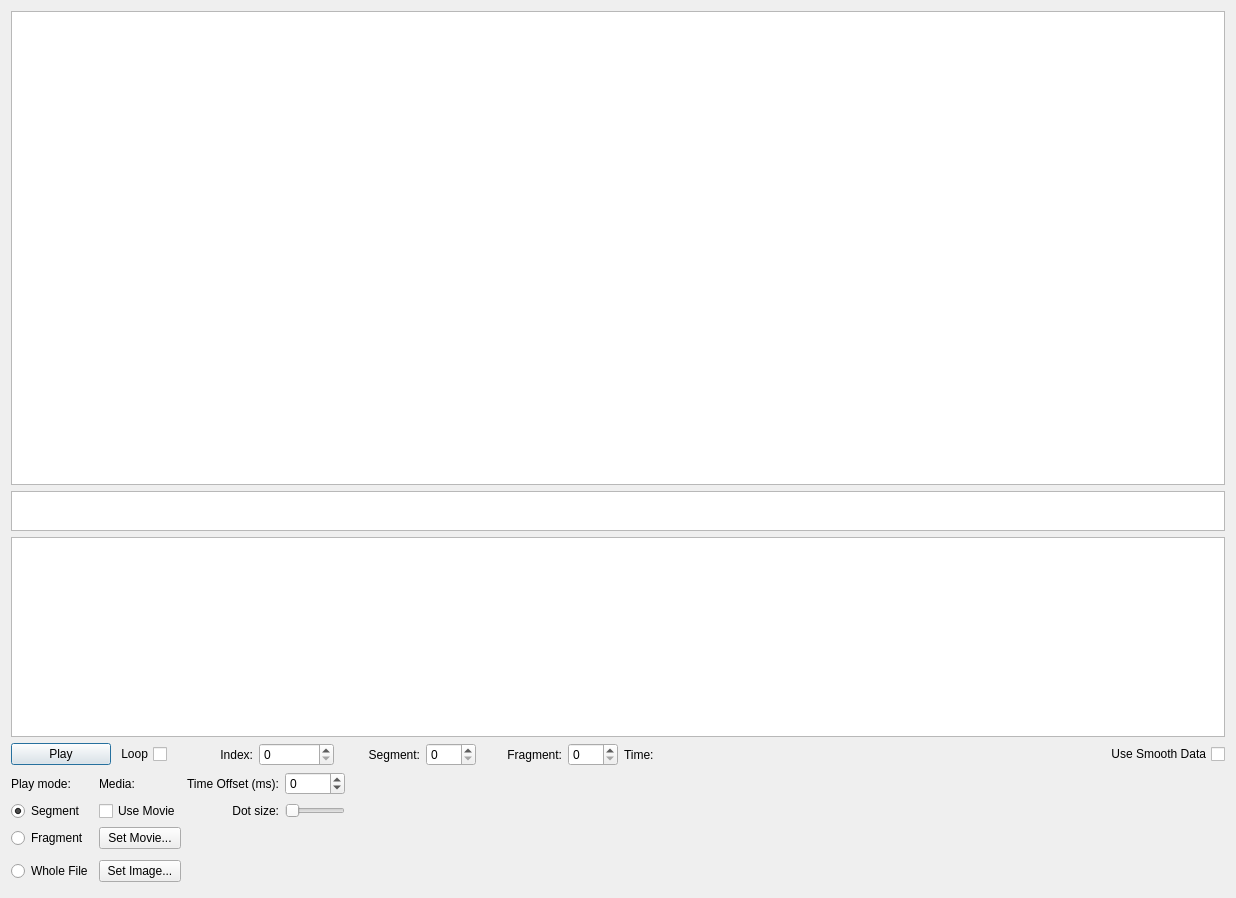
<?xml version="1.0" encoding="UTF-8"?>
<ui version="4.0">
 <class>DialogVideoPlayer</class>
 <widget class="QDialog" name="DialogVideoPlayer">
  <property name="windowModality">
   <enum>Qt::ApplicationModal</enum>
  </property>
  <property name="geometry">
   <rect>
    <x>0</x>
    <y>0</y>
    <width>1236</width>
    <height>898</height>
   </rect>
  </property>
  <property name="windowTitle">
   <string>Grafix Visualizer</string>
  </property>
  <property name="modal">
   <bool>true</bool>
  </property>
  <layout class="QVBoxLayout" name="verticalLayout">
   <item>
    <widget class="QGraphicsView" name="visualizationView"/>
   </item>
   <item>
    <widget class="QGraphicsView" name="fixationsView">
     <property name="minimumSize">
      <size>
       <width>0</width>
       <height>40</height>
      </size>
     </property>
     <property name="maximumSize">
      <size>
       <width>16777215</width>
       <height>40</height>
      </size>
     </property>
    </widget>
   </item>
   <item>
    <widget class="QGraphicsView" name="timeLineView">
     <property name="minimumSize">
      <size>
       <width>0</width>
       <height>200</height>
      </size>
     </property>
     <property name="maximumSize">
      <size>
       <width>16777215</width>
       <height>200</height>
      </size>
     </property>
    </widget>
   </item>
   <item>
    <layout class="QHBoxLayout" name="horizontalLayout">
     <item>
      <widget class="QPushButton" name="buttonPlay">
       <property name="maximumSize">
        <size>
         <width>100</width>
         <height>16777215</height>
        </size>
       </property>
       <property name="text">
        <string>Play</string>
       </property>
      </widget>
     </item>
     <item>
      <widget class="QCheckBox" name="checkBoxLoop">
       <property name="maximumSize">
        <size>
         <width>50</width>
         <height>16777215</height>
        </size>
       </property>
       <property name="layoutDirection">
        <enum>Qt::RightToLeft</enum>
       </property>
       <property name="text">
        <string>Loop</string>
       </property>
      </widget>
     </item>
     <item>
      <widget class="QLabel" name="labelIndex">
       <property name="maximumSize">
        <size>
         <width>80</width>
         <height>16777215</height>
        </size>
       </property>
       <property name="text">
        <string>Index:</string>
       </property>
       <property name="alignment">
        <set>Qt::AlignRight|Qt::AlignTrailing|Qt::AlignVCenter</set>
       </property>
      </widget>
     </item>
     <item>
      <widget class="QSpinBox" name="spinBoxIndex">
       <property name="maximumSize">
        <size>
         <width>75</width>
         <height>16777215</height>
        </size>
       </property>
       <property name="maximum">
        <number>99999999</number>
       </property>
      </widget>
     </item>
     <item>
      <widget class="QLabel" name="label_3">
       <property name="maximumSize">
        <size>
         <width>80</width>
         <height>16777215</height>
        </size>
       </property>
       <property name="text">
        <string>Segment:</string>
       </property>
       <property name="alignment">
        <set>Qt::AlignRight|Qt::AlignTrailing|Qt::AlignVCenter</set>
       </property>
      </widget>
     </item>
     <item>
      <widget class="QSpinBox" name="spinBoxSegment">
       <property name="maximumSize">
        <size>
         <width>50</width>
         <height>16777215</height>
        </size>
       </property>
       <property name="maximum">
        <number>99999</number>
       </property>
      </widget>
     </item>
     <item>
      <widget class="QLabel" name="label_4">
       <property name="maximumSize">
        <size>
         <width>80</width>
         <height>16777215</height>
        </size>
       </property>
       <property name="text">
        <string>Fragment:</string>
       </property>
       <property name="alignment">
        <set>Qt::AlignRight|Qt::AlignTrailing|Qt::AlignVCenter</set>
       </property>
      </widget>
     </item>
     <item>
      <widget class="QSpinBox" name="spinBoxFragment">
       <property name="maximumSize">
        <size>
         <width>50</width>
         <height>16777215</height>
        </size>
       </property>
       <property name="maximum">
        <number>99999</number>
       </property>
      </widget>
     </item>
     <item>
      <widget class="QLabel" name="labelTime">
       <property name="maximumSize">
        <size>
         <width>200</width>
         <height>16777215</height>
        </size>
       </property>
       <property name="text">
        <string>Time:</string>
       </property>
      </widget>
     </item>
     <item>
      <widget class="QCheckBox" name="checkBoxSmooth">
       <property name="layoutDirection">
        <enum>Qt::RightToLeft</enum>
       </property>
       <property name="text">
        <string>Use Smooth Data</string>
       </property>
      </widget>
     </item>
    </layout>
   </item>
   <item>
    <layout class="QHBoxLayout" name="horizontalLayout_2">
     <item>
      <layout class="QGridLayout" name="gridLayout_2">
       <item row="1" column="0">
        <widget class="QRadioButton" name="rbSegment">
         <property name="maximumSize">
          <size>
           <width>100</width>
           <height>16777215</height>
          </size>
         </property>
         <property name="text">
          <string>Segment</string>
         </property>
         <property name="checked">
          <bool>true</bool>
         </property>
        </widget>
       </item>
       <item row="0" column="3">
        <widget class="QLabel" name="label_2">
         <property name="text">
          <string>Media:</string>
         </property>
        </widget>
       </item>
       <item row="0" column="6">
        <widget class="QSpinBox" name="spinBoxTimeOffset">
         <property name="minimumSize">
          <size>
           <width>60</width>
           <height>0</height>
          </size>
         </property>
         <property name="maximumSize">
          <size>
           <width>60</width>
           <height>16777215</height>
          </size>
         </property>
         <property name="minimum">
          <number>-999999</number>
         </property>
         <property name="maximum">
          <number>999999</number>
         </property>
         <property name="singleStep">
          <number>100</number>
         </property>
        </widget>
       </item>
       <item row="0" column="5">
        <widget class="QLabel" name="labelTimeOffset">
         <property name="maximumSize">
          <size>
           <width>110</width>
           <height>16777215</height>
          </size>
         </property>
         <property name="text">
          <string>Time Offset (ms):</string>
         </property>
         <property name="alignment">
          <set>Qt::AlignRight|Qt::AlignTrailing|Qt::AlignVCenter</set>
         </property>
        </widget>
       </item>
       <item row="2" column="0">
        <widget class="QRadioButton" name="rbFragment">
         <property name="maximumSize">
          <size>
           <width>100</width>
           <height>16777215</height>
          </size>
         </property>
         <property name="text">
          <string>Fragment</string>
         </property>
        </widget>
       </item>
       <item row="0" column="0">
        <widget class="QLabel" name="label">
         <property name="text">
          <string>Play mode:</string>
         </property>
        </widget>
       </item>
       <item row="3" column="0">
        <widget class="QRadioButton" name="rbWholeFile">
         <property name="minimumSize">
          <size>
           <width>0</width>
           <height>32</height>
          </size>
         </property>
         <property name="maximumSize">
          <size>
           <width>100</width>
           <height>16777215</height>
          </size>
         </property>
         <property name="text">
          <string>Whole File</string>
         </property>
        </widget>
       </item>
       <item row="0" column="7">
        <spacer name="horizontalSpacer">
         <property name="orientation">
          <enum>Qt::Horizontal</enum>
         </property>
         <property name="sizeHint" stdset="0">
          <size>
           <width>40</width>
           <height>20</height>
          </size>
         </property>
        </spacer>
       </item>
       <item row="3" column="3">
        <widget class="QPushButton" name="buttonImage">
         <property name="maximumSize">
          <size>
           <width>120</width>
           <height>16777215</height>
          </size>
         </property>
         <property name="text">
          <string>Set Image...</string>
         </property>
        </widget>
       </item>
       <item row="2" column="3">
        <widget class="QPushButton" name="buttonOpen">
         <property name="maximumSize">
          <size>
           <width>120</width>
           <height>16777215</height>
          </size>
         </property>
         <property name="text">
          <string>Set Movie...</string>
         </property>
        </widget>
       </item>
       <item row="1" column="3">
        <widget class="QCheckBox" name="checkBoxMovie">
         <property name="maximumSize">
          <size>
           <width>90</width>
           <height>16777215</height>
          </size>
         </property>
         <property name="layoutDirection">
          <enum>Qt::LeftToRight</enum>
         </property>
         <property name="text">
          <string>Use Movie</string>
         </property>
        </widget>
       </item>
       <item row="1" column="5">
        <widget class="QLabel" name="label_5">
         <property name="text">
          <string>Dot size:</string>
         </property>
         <property name="alignment">
          <set>Qt::AlignRight|Qt::AlignTrailing|Qt::AlignVCenter</set>
         </property>
        </widget>
       </item>
       <item row="1" column="6">
        <widget class="QSlider" name="sliderDotSize">
         <property name="maximumSize">
          <size>
           <width>60</width>
           <height>16777215</height>
          </size>
         </property>
         <property name="minimum">
          <number>5</number>
         </property>
         <property name="maximum">
          <number>300</number>
         </property>
         <property name="singleStep">
          <number>5</number>
         </property>
         <property name="orientation">
          <enum>Qt::Horizontal</enum>
         </property>
        </widget>
       </item>
      </layout>
     </item>
    </layout>
   </item>
  </layout>
 </widget>
 <resources/>
 <connections/>
</ui>
